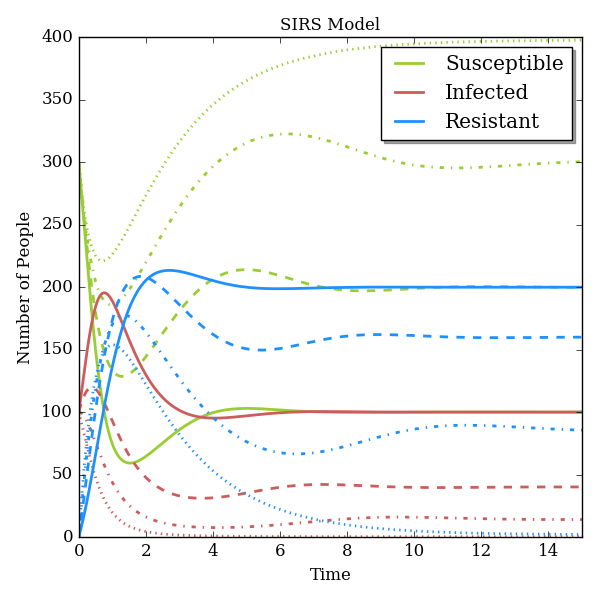

Source code (Python):
import matplotlib.pyplot as plt
from matplotlib.lines import Line2D
import numpy as np
import os
import sys
from pylab import *
matplotlib.rcParams['font.family'] = "serif"
from matplotlib import ticker
from matplotlib.ticker import ScalarFormatter
 

labels = ['Susceptible','Infected','Resistant']
colors = ['yellowgreen','indianred','dodgerblue']

plt.figure(figsize=(6,6))
fig = plt.figure(1)
axes = plt.gca()
axes.set_xlim([0,15])
axes.set_ylim([0,400])
axes.tick_params(labelsize=12)

detA = np.loadtxt("benchmark/deterministic_A.dat",unpack=True)
detB = np.loadtxt("benchmark/deterministic_B.dat",unpack=True)
detC = np.loadtxt("benchmark/deterministic_C.dat",unpack=True)
detD = np.loadtxt("benchmark/deterministic_D.dat",unpack=True)
sto = np.loadtxt("benchmark/montecarlo_A0.dat",unpack=True)



for i in range(1,4):
	plt.plot(detA[0],detA[i],linewidth=2,linestyle='-',label=labels[i-1],color=colors[i-1])
	plt.plot(detB[0],detB[i],linewidth=2,linestyle='--',color=colors[i-1])
	plt.plot(detC[0],detC[i],linewidth=2,linestyle='-.',color=colors[i-1])
	plt.plot(detD[0],detD[i],linewidth=2,linestyle=':',color=colors[i-1])
	#plt.plot(sto[0],sto[i],linewidth=1,linestyle=(0,(5,1)),label=labels[i-1],color=colors[i-1])

plt.legend(loc=1, shadow=True)
plt.xlabel(r'Time', fontsize=12, weight='normal', family='serif')
plt.ylabel(r'Number of People', fontsize=12, weight='normal', family='serif')
plt.title(r'SIRS Model', fontsize=12, weight='normal', family='serif')
#plt.grid()
plt.tight_layout()

figname = 'SIR_t.png'
plt.savefig(figname, format='png')
os.system('okular '+figname)
plt.clf()
